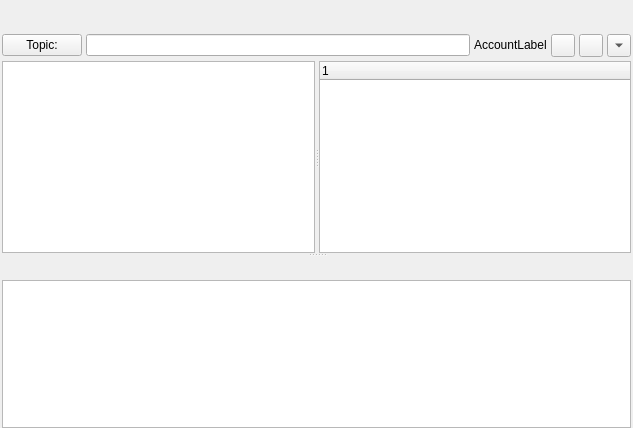
<ui version="4.0" >
 <class>GroupChatDlg</class>
 <widget class="QWidget" name="GroupChatDlg" >
  <property name="geometry" >
   <rect>
    <x>0</x>
    <y>0</y>
    <width>633</width>
    <height>428</height>
   </rect>
  </property>
  <property name="windowTitle" >
   <string/>
  </property>
  <layout class="QVBoxLayout" >
   <property name="leftMargin" >
    <number>2</number>
   </property>
   <property name="topMargin" >
    <number>34</number>
   </property>
   <property name="rightMargin" >
    <number>2</number>
   </property>
   <property name="bottomMargin" >
    <number>0</number>
   </property>
   <item>
    <widget class="ChatSplitter" name="vsplitter" >
     <property name="orientation" >
      <enum>Qt::Vertical</enum>
     </property>
     <widget class="QFrame" name="topFrame" >
      <property name="sizePolicy" >
       <sizepolicy vsizetype="MinimumExpanding" hsizetype="Preferred" >
        <horstretch>0</horstretch>
        <verstretch>0</verstretch>
       </sizepolicy>
      </property>
      <property name="frameShape" >
       <enum>QFrame::NoFrame</enum>
      </property>
      <property name="frameShadow" >
       <enum>QFrame::Plain</enum>
      </property>
      <layout class="QVBoxLayout" >
       <property name="spacing" >
        <number>4</number>
       </property>
       <property name="leftMargin" >
        <number>0</number>
       </property>
       <property name="topMargin" >
        <number>0</number>
       </property>
       <property name="rightMargin" >
        <number>0</number>
       </property>
       <property name="bottomMargin" >
        <number>0</number>
       </property>
       <item>
        <widget class="QWidget" native="1" name="widget" >
         <property name="sizePolicy" >
          <sizepolicy vsizetype="Fixed" hsizetype="Preferred" >
           <horstretch>0</horstretch>
           <verstretch>0</verstretch>
          </sizepolicy>
         </property>
         <layout class="QHBoxLayout" >
          <property name="spacing" >
           <number>4</number>
          </property>
          <property name="leftMargin" >
           <number>0</number>
          </property>
          <property name="topMargin" >
           <number>0</number>
          </property>
          <property name="rightMargin" >
           <number>0</number>
          </property>
          <property name="bottomMargin" >
           <number>0</number>
          </property>
          <item>
           <widget class="QPushButton" name="pb_topic" >
            <property name="text" >
             <string>Topic:</string>
            </property>
           </widget>
          </item>
          <item>
           <widget class="QLineEdit" name="le_topic" >
            <property name="readOnly" >
             <bool>true</bool>
            </property>
           </widget>
          </item>
          <item>
           <widget class="AccountLabel" name="lb_ident" >
            <property name="sizePolicy" >
             <sizepolicy vsizetype="Fixed" hsizetype="Minimum" >
              <horstretch>0</horstretch>
              <verstretch>0</verstretch>
             </sizepolicy>
            </property>
            <property name="text" >
             <string>AccountLabel</string>
            </property>
           </widget>
          </item>
          <item>
           <widget class="QToolButton" name="tb_find" >
            <property name="toolTip" >
             <string>Select icon</string>
            </property>
            <property name="text" >
             <string/>
            </property>
            <property name="iconSize" >
             <size>
              <width>16</width>
              <height>16</height>
             </size>
            </property>
            <property name="popupMode" >
             <enum>QToolButton::InstantPopup</enum>
            </property>
           </widget>
          </item>
          <item>
           <widget class="QToolButton" name="tb_emoticons" >
            <property name="toolTip" >
             <string>Select icon</string>
            </property>
            <property name="text" >
             <string/>
            </property>
            <property name="iconSize" >
             <size>
              <width>16</width>
              <height>16</height>
             </size>
            </property>
            <property name="popupMode" >
             <enum>QToolButton::InstantPopup</enum>
            </property>
           </widget>
          </item>
          <item>
           <widget class="QToolButton" name="tb_actions" >
            <property name="toolTip" >
             <string>Actions</string>
            </property>
            <property name="text" >
             <string/>
            </property>
            <property name="iconSize" >
             <size>
              <width>16</width>
              <height>16</height>
             </size>
            </property>
            <property name="popupMode" >
             <enum>QToolButton::InstantPopup</enum>
            </property>
            <property name="arrowType" >
             <enum>Qt::DownArrow</enum>
            </property>
           </widget>
          </item>
         </layout>
        </widget>
       </item>
       <item>
        <widget class="QSplitter" name="hsplitter" >
         <property name="sizePolicy" >
          <sizepolicy vsizetype="Preferred" hsizetype="Expanding" >
           <horstretch>0</horstretch>
           <verstretch>1</verstretch>
          </sizepolicy>
         </property>
         <property name="orientation" >
          <enum>Qt::Horizontal</enum>
         </property>
         <widget class="ChatView" name="log" >
          <property name="sizePolicy" >
           <sizepolicy vsizetype="MinimumExpanding" hsizetype="Expanding" >
            <horstretch>0</horstretch>
            <verstretch>0</verstretch>
           </sizepolicy>
          </property>
          <property name="focusPolicy" >
           <enum>Qt::NoFocus</enum>
          </property>
          <property name="readOnly" >
           <bool>true</bool>
          </property>
         </widget>
         <widget class="GCUserView" name="lv_users" >
          <property name="minimumSize" >
           <size>
            <width>20</width>
            <height>0</height>
           </size>
          </property>
         </widget>
        </widget>
       </item>
      </layout>
     </widget>
     <widget class="QFrame" name="bottomFrame" >
      <property name="sizePolicy" >
       <sizepolicy vsizetype="Maximum" hsizetype="Preferred" >
        <horstretch>0</horstretch>
        <verstretch>0</verstretch>
       </sizepolicy>
      </property>
      <property name="frameShape" >
       <enum>QFrame::NoFrame</enum>
      </property>
      <property name="frameShadow" >
       <enum>QFrame::Plain</enum>
      </property>
      <layout class="QVBoxLayout" >
       <property name="leftMargin" >
        <number>0</number>
       </property>
       <property name="topMargin" >
        <number>0</number>
       </property>
       <property name="rightMargin" >
        <number>0</number>
       </property>
       <property name="bottomMargin" >
        <number>0</number>
       </property>
       <item>
        <widget class="QToolBar" name="toolbar" >
         <property name="sizePolicy" >
          <sizepolicy vsizetype="Maximum" hsizetype="Preferred" >
           <horstretch>0</horstretch>
           <verstretch>0</verstretch>
          </sizepolicy>
         </property>
         <property name="orientation" >
          <enum>Qt::Horizontal</enum>
         </property>
        </widget>
       </item>
       <item>
        <widget class="ChatEditProxy" name="mle" >
         <property name="sizePolicy" >
          <sizepolicy vsizetype="Preferred" hsizetype="Expanding" >
           <horstretch>0</horstretch>
           <verstretch>0</verstretch>
          </sizepolicy>
         </property>
        </widget>
       </item>
      </layout>
     </widget>
    </widget>
   </item>
  </layout>
 </widget>
 <customwidgets>
  <customwidget>
   <class>AccountLabel</class>
   <extends>QLabel</extends>
   <header>accountlabel.h</header>
  </customwidget>
  <customwidget>
   <class>GCUserView</class>
   <extends>QTreeWidget</extends>
   <header>gcuserview.h</header>
  </customwidget>
  <customwidget>
   <class>ChatSplitter</class>
   <extends>QSplitter</extends>
   <header>chatsplitter.h</header>
   <container>1</container>
  </customwidget>
  <customwidget>
   <class>ChatView</class>
   <extends>QTextEdit</extends>
   <header>msgmle.h</header>
  </customwidget>
  <customwidget>
   <class>ChatEditProxy</class>
   <extends>QTextEdit</extends>
   <header>chateditproxy.h</header>
  </customwidget>
 </customwidgets>
 <resources/>
 <connections/>
</ui>
